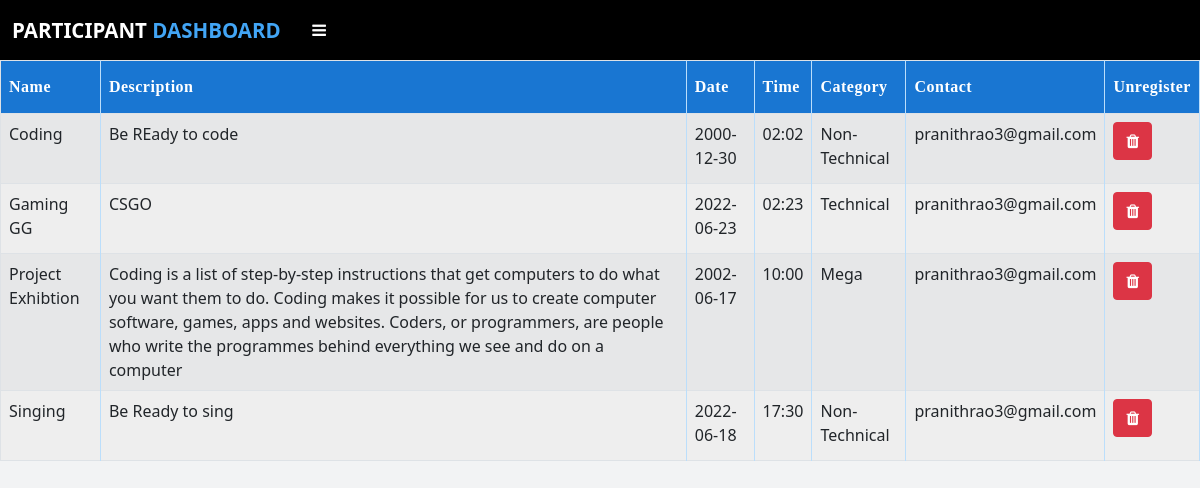
The app's page /participant_registered_event (signed in) with its own data.
### app.py (models this page shows, shortened)
class Event(db.Model):
    id = db.Column(db.Integer,primary_key=True)
    name = db.Column(db.String(50),nullable=False)
    description = db.Column(db.String(255),nullable=False)
    date = db.Column(db.String(50), nullable=False)
    time = db.Column(db.String(50), nullable=False)
    category = db.Column(db.String(50),nullable=False)
    coorg_mail = db.Column(db.String(80),db.ForeignKey('coorganizer.email'))
    org_id = db.Column(db.Integer,db.ForeignKey('organizer.id'))
    participant_id=db.relationship('Participant',cascade="all,delete",backref='participants')
    judge_event_id=db.relationship('Judge',cascade="all,delete",backref='ownersj')
    part_event_id=db.relationship('Plist',cascade="all,delete",backref='ownersjp')

### app.py (the view)
@app.route("/participant_registered_event")
def participant_registered_event():
    if 'participant' in session:
        event_names = []
        par_data = Plist.query.filter_by(part_id=session['participant_id']).all()
        for i in par_data:
            data1 = Event.query.filter_by(id = i.event_id).first()
            event_names.append(data1)
        return render_template('participant_registered_event.html',data=event_names)
    else:
        flash("Session Expired","error")
        return redirect(url_for('participantlog'))

### templates/participant_registered_event.html (shortened to what this page needs)
{% extends "participant_layout.html" %}
{% block head %} {{ super() }}
{% endblock %}
{% block content %} {% if data %}
<div class="table-responsive">
  <table class="table table-striped table-bordered">
    <thead class="thead-dark">
      <tr>
        <th scope="col">Name</th>
        <th scope="col">Description</th>
        <th scope="col">Date</th>
        <th scope="col">Time</th>
        <th scope="col">Category</th>
        <th scope="col">Contact</th>
        <th scope="col">Unregister</th>
      </tr>
    </thead>
    <tbody>
      {% for i in data %}
      <tr>
        <td>{{i.name}}</td>
        <td>{{i.description}}</td>
        <td>{{i.date}}</td>
        <td>{{i.time}}</td>
        <td>{{i.category}}</td>
        <td>{{i.coorg_mail}}</td>
        <td>
          <a onclick="unregister('{{ i.id }}')"
            ><button class="btn btn-danger" type="submit" name="del">
              <i class="fa fa-trash"></i></button
          ></a>
        </td>
      </tr>
      {% endfor %}{% else %}
      <h2 class="text-center mt-5 fw-bold text-uppercase">
        No Events Registered
      </h2>
      {% endif %}
    </tbody>
  </table>
</div>
{% endblock %}

### templates/participant_registered_event.html (style rules this page uses)
table { font-family: "Roboto" sans-serif; border-collapse: collapse; width: 100%; }
table tr:nth-child(even) { background-color: #eeeeee; }
.table th { padding-top: 14px; padding-bottom: 14px; text-align: left; background-color: #1976d2; color: white; letter-spacing: 0.5px; user-select: none; border-right: 0.5px solid #bbdefb; font-family: Bahnschrift SemiBold; }
table td { border-right: 0.5px solid #bbdefb; height: 70px; }
table td, table th { border-bottom: 0.5px solid #bbdefb; }

### templates/participant_layout.html (style rules this page uses)
body { font-family: "Roboto" sans-serif; background-color: #f2f3f4; }
* { margin: 0; padding: 0; text-decoration: none; list-style: none; }

### records on screen
Event: name "Coding", description "Be REady to code", date "2000-12-30", time "02:02", category "Non-Technical", coorg_mail "pranithrao3@gmail.com"
Event: name "Gaming GG", description "CSGO", date "2022-06-23", time "02:23", category "Technical", coorg_mail "pranithrao3@gmail.com"
Event: name "Project Exhibtion", description "Coding is a list of step-by-step instructions that get computers to do what you want them to do. Coding makes it possible for us to create computer software, games, apps and websites. Coders, or programmers, are people who write the programmes behind everything we see and do on a computer", date "2002-06-17", time "10:00", category "Mega", coorg_mail "pranithrao3@gmail.com"
Event: name "Singing", description "Be Ready to sing", date "2022-06-18", time "17:30", category "Non-Technical", coorg_mail "pranithrao3@gmail.com"
